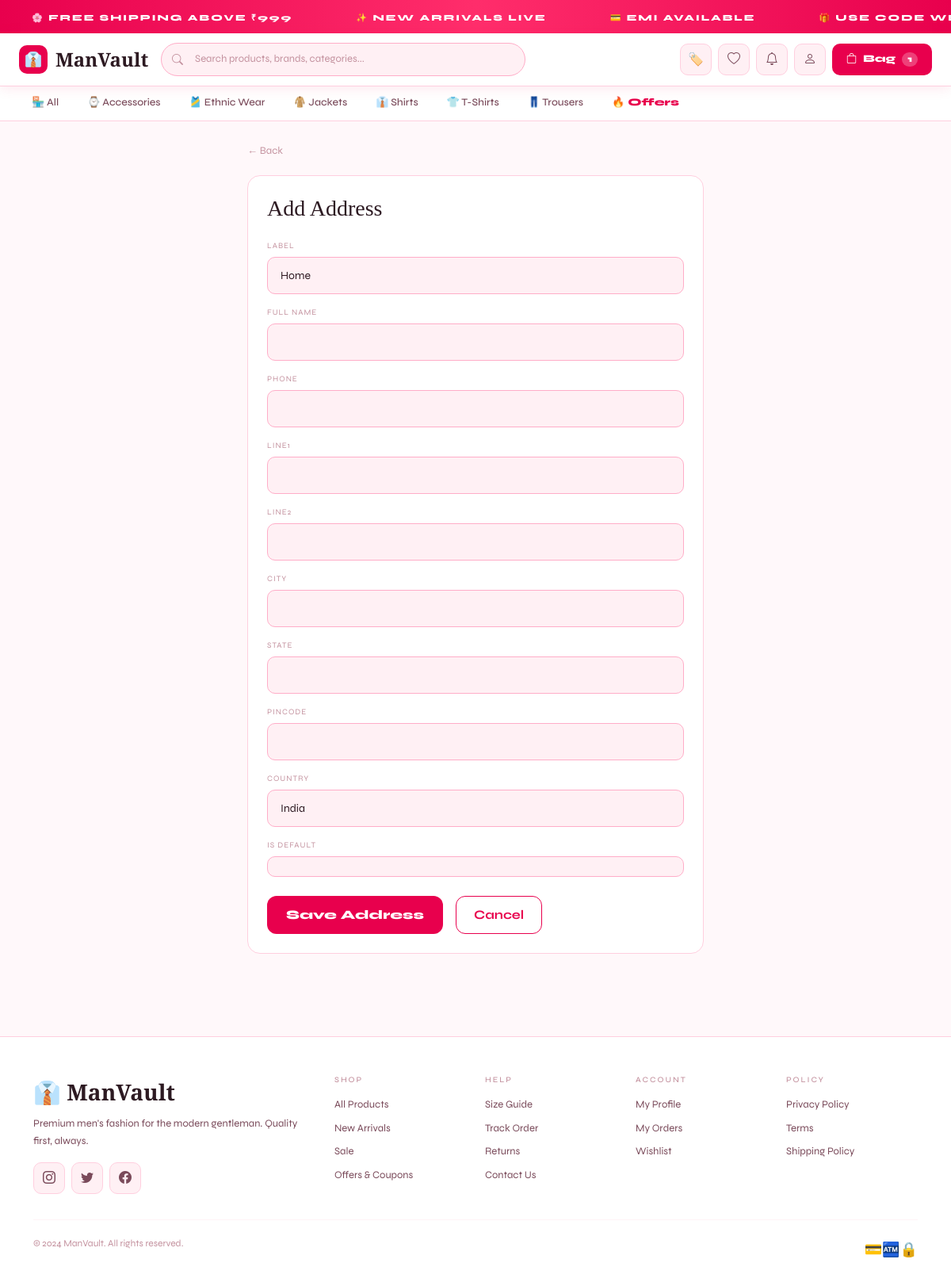
Page /accounts/address/add/ (signed in) on the committed database.
### store/models.py (models this page shows, shortened)
class Category(models.Model):
    name = models.CharField(max_length=100)
    slug = models.SlugField(unique=True)
    description = models.TextField(blank=True)
    image = models.ImageField(upload_to='categories/', blank=True, null=True)
    icon = models.CharField(max_length=10, default='👕')
    is_active = models.BooleanField(default=True)
    created_at = models.DateTimeField(auto_now_add=True)
    class Meta:
        verbose_name_plural = 'Categories'
        ordering = ['name']

### accounts/views.py (the view)
# urls.py: path('address/add/', views.add_address, name='add_address'),
@login_required
def add_address(request):
    form = AddressForm(request.POST or None)
    if form.is_valid():
        addr = form.save(commit=False); addr.user = request.user; addr.save()
        messages.success(request, 'Address added!')
        return redirect(request.POST.get('next', 'accounts:profile'))
    return render(request, 'accounts/address_form.html', {'form': form, 'title': 'Add Address'})

### accounts/forms.py
class AddressForm(forms.ModelForm):
    class Meta:
        model = Address
        fields = ['label','full_name','phone','line1','line2','city','state','pincode','country','is_default']
    def __init__(self, *args, **kwargs):
        super().__init__(*args, **kwargs)
        for f in self.fields.values(): f.widget.attrs.update({'class':'form-control mv-input'})

### accounts/models.py (called while the page is built)
    @property
    def full_name(self):
        return f"{self.first_name} {self.last_name}".strip() or self.username

### store/context_processors.py (called while the page is built)
def cart_processor(request):
    cart_count = 0
    try:
        if request.user.is_authenticated:
            cart = Cart.objects.filter(user=request.user).first()
        else:
            sk = request.session.session_key
            cart = Cart.objects.filter(session_key=sk, user=None).first() if sk else None
        if cart: cart_count = cart.item_count
    except: pass
    return {'cart_count': cart_count}

def wishlist_processor(request):
    wishlist_count = 0
    try:
        if request.user.is_authenticated:
            wl = Wishlist.objects.filter(user=request.user).first()
            if wl: wishlist_count = wl.products.count()
    except: pass
    return {'wishlist_count': wishlist_count}

def common_processor(request):
    cats_for_nav = []
    notif_count = 0
    try:
        cats_for_nav = Category.objects.filter(is_active=True)[:8]
        if request.user.is_authenticated:
            notif_count = request.user.notifications.filter(is_read=False).count()
    except: pass
    return {'cats_for_nav': cats_for_nav, 'notif_count': notif_count}

### store/models.py (called while the page is built)
    @property
    def item_count(self):
        return sum(item.quantity for item in self.items.all())

### templates/accounts/address_form.html (shortened to what this page needs)
{% extends 'base.html' %}{% block title %}{{ title }} — ManVault{% endblock %}
{% block content %}<div class="container py-4" style="max-width:600px">
  <a href="{% url 'accounts:profile' %}" style="color:var(--tx3);font-size:13px;display:inline-flex;align-items:center;gap:6px;margin-bottom:20px">← Back</a>
  <div class="mv-card p-4">
    <h2 style="font-family:'Cormorant Garamond',serif;font-size:28px;margin-bottom:24px">{{ title }}</h2>
    <form method="POST">{% csrf_token %}
      <div class="row g-3">
        {% for field in form %}<div class="col-12"><label style="font-size:10px;color:var(--tx3);letter-spacing:1px;text-transform:uppercase;display:block;margin-bottom:6px">{{ field.label }}</label>{{ field }}</div>{% endfor %}
      </div>
      <div class="d-flex gap-3 mt-4"><button type="submit" class="mv-btn">Save Address</button><a href="{% url 'accounts:profile' %}" class="mv-btn-outline">Cancel</a></div>
    </form>
  </div>
</div>{% endblock %}

### templates/base.html (shortened to what this page needs)
<!DOCTYPE html>
<html lang="en">
<head>
<link href="https://cdn.jsdelivr.net/npm/bootstrap@5.3.0/dist/css/bootstrap.min.css" rel="stylesheet"/>
<link href="https://cdn.jsdelivr.net/npm/bootstrap-icons@1.11.0/font/bootstrap-icons.css" rel="stylesheet"/>
</head>
<body>
<div class="ticker">
  <div class="ticker-inner">
    {% for _ in "12345678" %}
    <span class="ticker-item">🌸 FREE SHIPPING ABOVE ₹999</span>
    <span class="ticker-item">✨ NEW ARRIVALS LIVE</span>
    <span class="ticker-item">💳 EMI AVAILABLE</span>
    <span class="ticker-item">🎁 USE CODE WELCOME10 — 10% OFF</span>
    {% endfor %}
  </div>
</div>
<nav class="mv-navbar">
  <div class="container-fluid">
    <a href="{% url 'store:home' %}" class="mv-logo">
      <div class="mv-logo-icon">👔</div> ManVault
    </a>
    <div class="nav-search">
      <form action="{% url 'store:shop' %}" method="GET">
        <i class="bi bi-search si"></i>
        <input type="text" name="q" placeholder="Search products, brands, categories..." value="{{ request.GET.q }}">
      </form>
    </div>
    <div class="nav-actions">
      <a href="{% url 'store:offers' %}" class="icon-btn" title="Offers & Coupons">🏷️</a>
      <a href="{% url 'store:wishlist' %}" class="icon-btn" title="Wishlist">
        <i class="bi bi-heart"></i>
      </a>
      {% if user.is_authenticated %}
        <a href="{% url 'notifications:list' %}" class="icon-btn" title="Notifications">
          <i class="bi bi-bell"></i>
        </a>
        <div class="dropdown">
          <div class="icon-btn" data-bs-toggle="dropdown" style="cursor:pointer">
            <i class="bi bi-person"></i>
          </div>
        </div>
      {% else %}
        <a href="{% url 'accounts:login' %}" class="mv-btn-outline" style="padding:8px 14px;font-size:12px">Sign In</a>
      {% endif %}
      <a href="{% url 'store:cart' %}" class="cart-btn">
        <i class="bi bi-bag"></i> Bag
        {% if cart_count %}<span style="background:rgba(255,255,255,.25);border-radius:50px;padding:1px 7px;font-size:11px">{{ cart_count }}</span>{% endif %}
      </a>
    </div>
  </div>
</nav>
<div class="cat-nav">
  <a href="{% url 'store:shop' %}" {% if request.path == '/shop/' %}class="active"{% endif %}>🏪 All</a>
  {% for cat in cats_for_nav %}
  <a href="{% url 'store:category' cat.slug %}">{{ cat.icon }} {{ cat.name }}</a>
  {% endfor %}
  <a href="{% url 'store:offers' %}" style="color:var(--acc);font-weight:800">🔥 Offers</a>
</div>
{% block content %}{% endblock %}
<footer class="mv-footer">
  <div class="container">
    <div class="row g-4">
      <div class="col-lg-4">
        <div class="footer-logo mb-2">👔 ManVault</div>
        <p style="color:var(--tx2);font-size:13px;line-height:1.7">Premium men's fashion for the modern gentleman. Quality first, always.</p>
        <div class="d-flex gap-2 mt-3">
          <div class="icon-btn mv-hover"><i class="bi bi-instagram"></i></div>
          <div class="icon-btn mv-hover"><i class="bi bi-twitter"></i></div>
          <div class="icon-btn mv-hover"><i class="bi bi-facebook"></i></div>
        </div>
      </div>
      <div class="col-sm-4 col-lg-2 footer-links">
        <h6>Shop</h6>
        <a href="{% url 'store:shop' %}">All Products</a>
        <a href="{% url 'store:shop' %}?badge=new">New Arrivals</a>
        <a href="{% url 'store:shop' %}?badge=sale">Sale</a>
        <a href="{% url 'store:offers' %}">Offers & Coupons</a>
      </div>
      <div class="col-sm-4 col-lg-2 footer-links">
        <h6>Help</h6>
        <a href="#">Size Guide</a>
        <a href="#">Track Order</a>
        <a href="#">Returns</a>
        <a href="#">Contact Us</a>
      </div>
      <div class="col-sm-4 col-lg-2 footer-links">
        <h6>Account</h6>
        {% if user.is_authenticated %}
        <a href="{% url 'accounts:profile' %}">My Profile</a>
        <a href="{% url 'orders:order_list' %}">My Orders</a>
        <a href="{% url 'store:wishlist' %}">Wishlist</a>
        {% else %}
        <a href="{% url 'accounts:login' %}">Sign In</a>
        <a href="{% url 'accounts:register' %}">Register</a>
        {% endif %}
      </div>
      <div class="col-lg-2 footer-links">
        <h6>Policy</h6>
        <a href="#">Privacy Policy</a>
        <a href="#">Terms</a>
        <a href="#">Shipping Policy</a>
      </div>
    </div>
    <hr style="border-color:var(--brd2);margin:32px 0 20px">
    <div class="d-flex justify-content-between align-items-center flex-wrap gap-2">
      <p style="color:var(--tx3);font-size:12px">© 2024 ManVault. All rights reserved.</p>
      <div class="d-flex gap-2" style="font-size:18px">💳🏧🔒</div>
    </div>
  </div>
</footer>
</body>
</html>

### templates/base.html (style rules this page uses)
:root { --acc:#E8004D; --acc2:#FF2D6B; --acctx:#FFFFFF; --bg:#FFF8FA; --bg2:#FFFFFF; --bg3:#FFF0F4; --brd:#FFADC8; --brd2:#FFCFDF; --tx:#2D1A22; --tx2:#7A4A5A; --tx3:#C4929F; --card:#FFFFFF; --shadow:rgba(232,0,77,.10); }
* { box-sizing:border-box;margin:0;padding:0 }
body { font-family:'Syne',sans-serif;background:var(--bg);color:var(--tx);min-height:100vh }
a { color:inherit;text-decoration:none }
.mv-btn { background:var(--acc);color:var(--acctx);border:none;border-radius:12px; padding:12px 24px;font-weight:800;cursor:pointer;font-family:'Syne',sans-serif; transition:transform .15s,box-shadow .15s,background .15s; display:inline-flex;align-items:center;gap:8px; }
.mv-btn-outline { background:transparent;color:var(--acc);border:1.5px solid var(--acc); border-radius:12px;padding:11px 22px;font-weight:700;cursor:pointer; font-family:'Syne',sans-serif;transition:all .2s; display:inline-flex;align-items:center;gap:8px; }
.mv-input { background:var(--bg3)!important;border:1.5px solid var(--brd)!important; border-radius:10px!important;padding:12px 16px!important; color:var(--tx)!important;font-size:14px!important; width:100%;outline:none;transition:all .2s!important; }
.mv-input::placeholder { color:var(--tx3)!important }
.mv-card { background:var(--card);border:1.5px solid var(--brd2); border-radius:16px;overflow:hidden; }
.ticker { background:linear-gradient(90deg,var(--acc),var(--acc2),var(--acc)); color:#fff;padding:9px 0;overflow:hidden;white-space:nowrap; }
.ticker-inner { display:inline-flex;animation:ticker 28s linear infinite }
.ticker-item { padding:0 40px;font-size:11px;font-weight:800;letter-spacing:2px }
.mv-navbar { background:var(--bg2);border-bottom:1.5px solid var(--brd2); padding:0;position:sticky;top:0;z-index:200; box-shadow:0 2px 16px var(--shadow); }
.mv-navbar .container-fluid { padding:12px 24px;display:flex;align-items:center;gap:16px }
.mv-logo { font-family:'Cormorant Garamond',serif;font-size:24px;font-weight:700; display:flex;align-items:center;gap:10px;color:var(--tx); }
.mv-logo-icon { width:36px;height:36px;background:var(--acc);border-radius:10px; display:flex;align-items:center;justify-content:center;font-size:18px;color:#fff; }
.nav-search { flex:1;max-width:460px;position:relative }
.nav-search input { background:var(--bg3);border:1.5px solid var(--brd);border-radius:50px; padding:10px 16px 10px 42px;color:var(--tx);font-size:13px; width:100%;outline:none;transition:border-color .2s; }
.nav-search input::placeholder { color:var(--tx3) }
.nav-search .si { position:absolute;left:14px;top:50%;transform:translateY(-50%); color:var(--tx3);font-size:14px; }
.nav-actions { display:flex;align-items:center;gap:8px;margin-left:auto }
.icon-btn { background:var(--bg3);border:1.5px solid var(--brd2);border-radius:10px; width:40px;height:40px;display:flex;align-items:center;justify-content:center; cursor:pointer;color:var(--tx2);font-size:16px;position:relative; transition:all .18s; }
.cart-btn { background:var(--acc);color:#fff;border:none;border-radius:10px; padding:10px 18px;font-weight:800;cursor:pointer;font-size:13px; display:flex;align-items:center;gap:8px;transition:all .18s; }
.cat-nav { background:var(--bg2);border-bottom:1.5px solid var(--brd2); padding:0 24px;display:flex;gap:4px;overflow-x:auto; }
.cat-nav a { padding:11px 16px;font-size:13px;color:var(--tx2);white-space:nowrap; border-bottom:2.5px solid transparent;transition:color .2s,border-color .2s; display:flex;align-items:center;gap:6px;font-weight:500; }
.mv-footer { background:#fff;border-top:1.5px solid var(--brd2); padding:48px 0 24px;margin-top:80px; }
.footer-logo { font-family:'Cormorant Garamond',serif;font-size:28px;font-weight:700;color:var(--tx) }
.footer-links h6 { font-size:10px;color:var(--tx3);letter-spacing:2px;text-transform:uppercase;margin-bottom:16px }
.footer-links a { display:block;color:var(--tx2);font-size:13px;margin-bottom:10px;transition:color .2s }
.mv-hover { transition:transform .2s,box-shadow .2s }

### rows in the picture
Category: icon "⌚", name "Accessories"
Category: icon "🎽", name "Ethnic Wear"
Category: icon "🧥", name "Jackets"
Category: icon "👔", name "Shirts"
Category: icon "👕", name "T-Shirts"
Category: icon "👖", name "Trousers"

### other values in the picture
{{ cart_count }} "1"
{{ title }} "Add Address"
{{ field.label }} "LABEL" "FULL NAME" "PHONE" "LINE1" "LINE2" "CITY" "STATE" "PINCODE" "COUNTRY" "IS DEFAULT"
